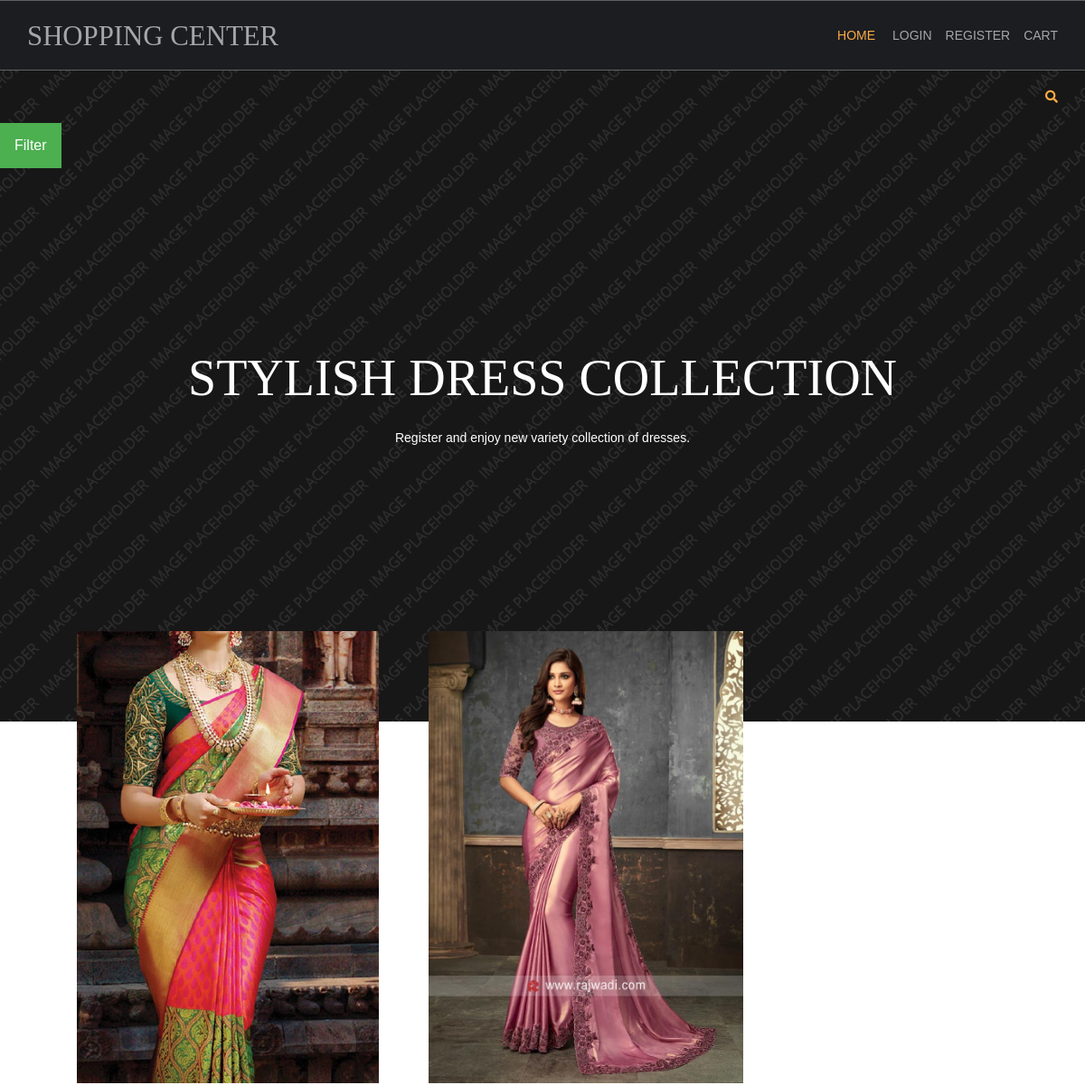
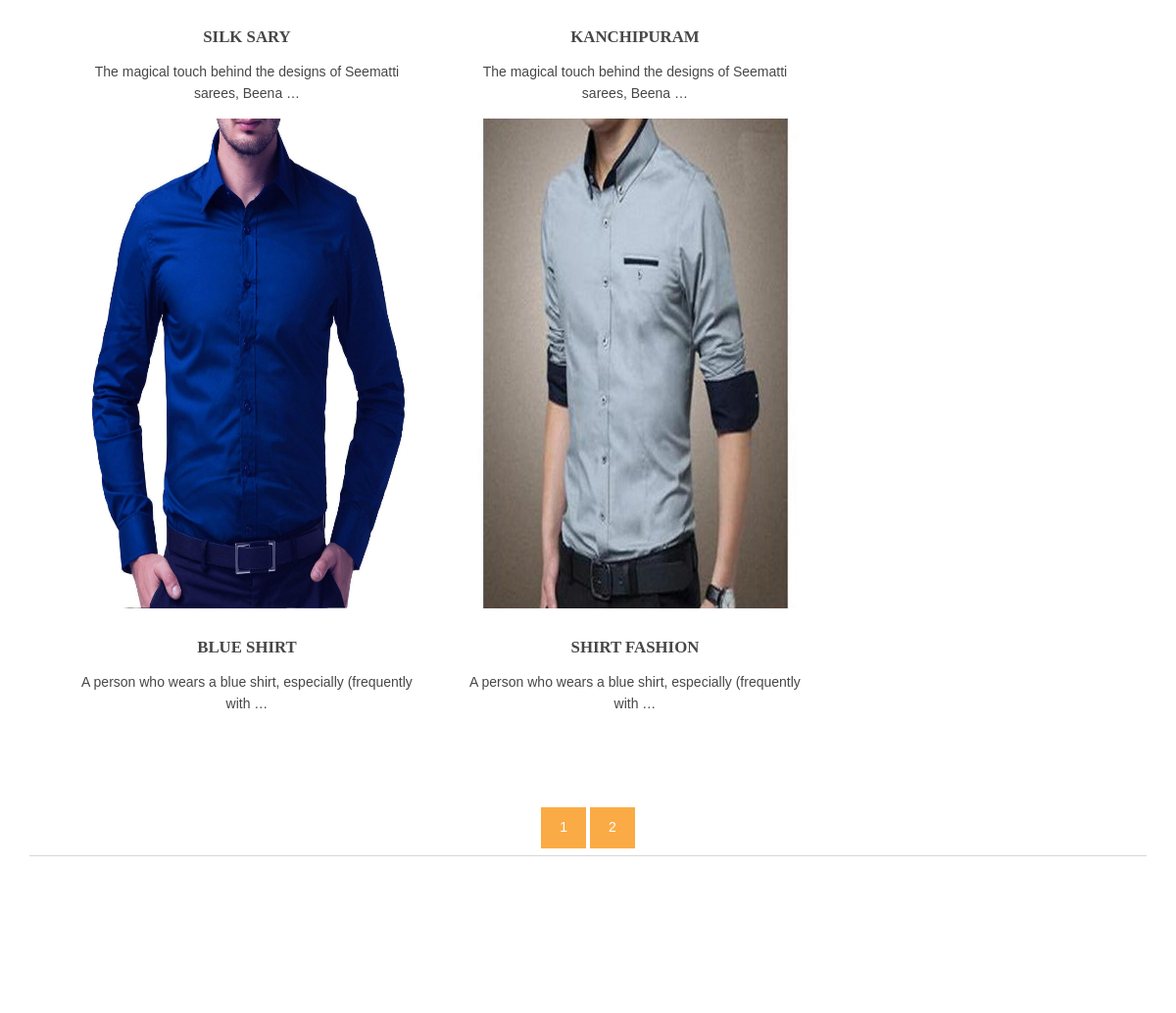
The page / on the database its author committed (2 pictures, top to bottom).
### shop/models.py (models this page shows, shortened)
class products(models.Model):
    name = models.CharField(max_length=150, unique=True)
    slug = models.SlugField(max_length=250, unique=True)
    img = models.ImageField(upload_to="product")
    desc = models.TextField()
    stock = models.IntegerField()
    available = models.BooleanField()
    price = models.IntegerField()
    category = models.ForeignKey(categ, on_delete=models.CASCADE)
    def get_url(self):
        return reverse('details', args=[self.category.slug, self.slug])

### shop/views.py (the view)
# urls.py: 2. Add a URL to urlpatterns:  path('', views.home, name='home')
def home(request,c_slug=None):
    c_page=None
    prodt=None
    if c_slug!=None:
        c_page = get_object_or_404(categ, slug=c_slug)
        prodt = products.objects.filter(category=c_page, available=True)
    else:
        prodt = products.objects.all().filter(available=True)
    cat=categ.objects.all()
    paginator=Paginator(prodt,4)
    try:
        page=int(request.GET.get('page','1'))
    except:
        page=1
    try:
      pro=paginator.page(page)
    except(EmptyPage,InvalidPage):
            pro=paginator.page(paginator.num_pages)
    return render(request, 'index.html', {'pr': prodt,'ct':cat,'pg':pro})

### shop/models.py (called while the page is built)
    def get_url(self):
        return reverse('prod_cat', args=[self.slug])

### template/index.html (shortened to what this page needs)
{% extends 'base.html' %}
{% load static %}
{% block content %}
<html lang="">
<head>
<link href="{% static 'hm/layout/styles/layout.css' %}" rel="stylesheet" type="text/css" media="all">
</head>
<body id="top">
<div class="bgded overlay row4" style="background-image:url({% static 'hm/images/demo/backgrounds/05.png' %});">
<div class="wrapper row0">
    <div id="topbar" class="hoc clear">
      <div class="fl_right">
        <ul class="nospace">
           <li id="searchform">
          </li>
        </ul>
      </div>
    </div>
  </div>
<div class="dropdown">
  <button class="dropbtn">Filter</button>
</div>
  <div id="pageintro" class="hoc clear">
    <article>
      <h3 class="heading">STYLISH DRESS COLLECTION</h3>
      <p>Register and enjoy new variety collection of dresses.</p>
    </article>
  </div>
</div>
<div class="wrapper row3">
  <main class="hoc container clear">
    <section id="introblocks">
       <ul class="nospace group btmspace-80">
        {% for i in pg.object_list %}
        <li class="one_third">
          <figure><a class="imgover" href="{{i.get_url}}"><img src="{{i.img.url}}" alt="" style="height:500;"></a>
            <figcaption>
              <h6 class="heading">{{i.name}}</h6>
              <p>{{i.desc |truncatewords:10 }}</p>
            </figcaption>
          </figure>
        </li>
        {% endfor %}
      </ul>
    </section>
     <center>
      {% for p in pg.paginator.page_range %}
      <a href="?page={{p}}" class="btn btn-light btn-sm {% if pg.number == p %} active {% endif %}">{{p}}</a>
      {% endfor %}
    </center>
    <hr class="btmspace-80">
  </main>
</div>
</body>
</html>
{% endblock %}

### template/base.html (shortened to what this page needs)
{% load static %}
<html lang="">
<head>
<link href="{% static 'hm/layout/styles/layout.css' %}" rel="stylesheet" type="text/css" media="all">
</head>
<body id="top">
  <div class="wrapper row1">
    <header id="header" class="hoc clear">
      <div id="logo" class="fl_left">
        <h1><a href="/">SHOPPING CENTER</a></h1>
      </div>
      <nav id="mainav" class="fl_right">
        <ul class="clear">
          <li class="active"><a href="/">Home</a></li>
           {% if user.is_authenticated %}
          <li>Hai {{user.username}}</li>
           <li><a class="active" href="account/logout">Logout
             {% else %}
          <li><a class="active" href="account/login">Login</a>
          <li><a class="active" href="account/register">Register</a>
             {% endif %}
          <li><a class="active" href="{% url 'cartDetails' %}">cart</a>
          </li>
        </ul>
      </nav>
    </header>
  </div>
{% block content %}
{% endblock %}
</body>
</html>

### static/hm/layout/styles/layout.css (style rules this page uses)
.row1 { border:solid; border-width:1px 0; }
#topbar { padding:20px 0; font-size:.8rem; text-transform:uppercase; }
#topbar ul li { display:inline-block; margin-right:15px; }
#topbar ul li:last-child { margin-right:0; padding-right:0; border-right:none; }
#topbar #searchform { position:relative; line-height:1; z-index:9999; }
#topbar #searchform::after { display:block; height:18px; line-height:18px; padding:0; font-family:"Font Awesome\ 5 Free"; font-weight:900; font-size:1rem; content:"\f002"; }
#topbar #searchform ::placeholder { text-transform:capitalize; }
#header #logo { margin:22px 0 0 0; }
#header #logo h1 { margin:0; padding:0; font-size:2.2rem; text-transform:uppercase; }
#pageintro { padding:200px 0 300px; }
#pageintro article, #pageintro article p { display:block; max-width:75%; margin:0 auto; text-align:center; }
#pageintro article p { max-width:65%; line-height:2rem; }
#pageintro .heading { margin-bottom:20px; font-size:4rem; }
.container { padding:80px 0; }
#introblocks { display:block; position:relative; margin:-180px 0 0 0; z-index:1; text-align:center; }
#introblocks figure figcaption { display:block; padding:30px 0 0 0; text-align:center; }
#introblocks figure figcaption .heading { font-size:1.2rem; font-weight:700; margin-bottom:0; }
*, *::before, *::after { transition:all .3s ease-in-out; }
nav ul, nav ol { margin:0; padding:0; list-style:none; }
#mainav, #breadcrumb, .sidebar nav { line-height:normal; }
#mainav ul { text-transform:uppercase; }
#mainav li { display:inline-block; position:relative; margin:0 15px 0 0; padding:0; }
#mainav li:last-child { margin-right:0; }
#mainav li a { display:block; padding:30px 0; }
body { color:#A5A6AA; background-color:#1C1D21; }
a { color:#FBAB45; }
hr, .borderedbox { border-color:#D7D7D7; }
.overlay { color:#FFFFFF; background-color:inherit; }
.overlay::after { color:inherit; background-color:rgba(0,0,0,.55); }
.btn, .btn.inverse:hover { color:#FFFFFF; background-color:#FBAB45; border-color:#FBAB45; }
.imgover, .imgover:hover::after { color:#FFFFFF; }
.row1 { border-color:rgba(255,255,255,.3); }
.row3 { color:#474747; background-color:#FFFFFF; }
.row4 { color:#A5A6AA; background-color:#27282E; }
#topbar #searchform { color:#FBAB45; }
#header #logo h1 a { color:inherit; }
#pageintro { color:#FFFFFF; }
#mainav li a { color:inherit; }
#mainav .active a, #mainav a:hover, #mainav li:hover > a { color:#FBAB45; background-color:inherit; }
@media screen and (min-width:1140px) { .hoc { max-width:1140px; } }

### template/index.html (style rules this page uses)
.dropbtn { background-color: #4CAF50; color: white; padding: 16px; font-size: 16px; border: none; cursor: pointer; }
.dropdown { position: relative; display: inline-block; }

### rows shown on the page
products: img (picture), name "SILK SARY", desc "The magical touch behind the designs of Seematti sarees, Beena …"
products: img (picture), name "KANCHIPURAM", desc "The magical touch behind the designs of Seematti sarees, Beena …"
products: img (picture), name "BLUE SHIRT", desc "A person who wears a blue shirt, especially (frequently with …"
products: img (picture), name "SHIRT FASHION", desc "A person who wears a blue shirt, especially (frequently with …"

### other values the page prints
{{ p }} "1" "2"
